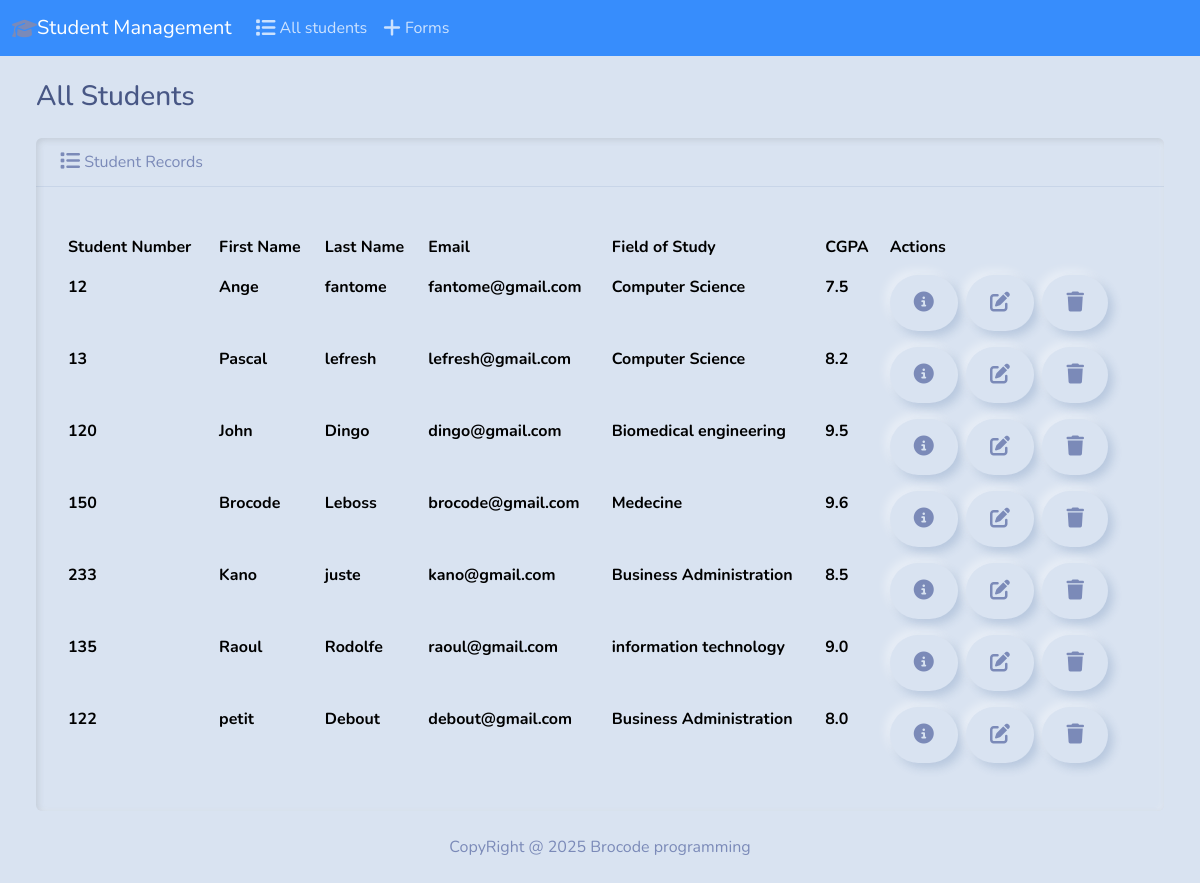
The page / on the database its author committed.
### manager/models.py (models this page shows, shortened)
class Students(models.Model):
    student_number = models.PositiveIntegerField()
    first_name = models.CharField(max_length=50)
    last_name = models.CharField(max_length=50)
    email = models.EmailField()
    field_of_study = models.CharField(max_length=50)
    cgpa = models.FloatField()

### manager/views.py (the view)
# urls.py: path('', views.main, name='index'),
def main(request):
    return render(request, 'students/index.html',{
        'students': Students.objects.all()
    })

### manager/templates/students/index.html (shortened to what this page needs)
{% extends "students/base.html" %}
{% block body %}
<div class="app">
  <h3 class="m-4">All Students</h3>
  <div class="row">
      <div class="col-12">
          {% if students %}
          <div class="card border-secondary ms-4 me-4 mb-4">
              <div class="card-header">
                  <i class="fa-solid fa-list fa-lg"></i> Student Records
              </div>
              <div class="card-body">
                <p class="card-text">
                  <div class="table-responsible">
                      <table class="table table-hover">
                          <thead>
                            <tr>
                              <th scope="col">Student Number</th>
                              <th scope="col">First Name</th>
                              <th scope="col">Last Name</th>
                              <th scope="col">Email</th>
                              <th scope="col">Field of Study</th>
                              <th scope="col">CGPA</th>
                              <th scope="col">Actions</th>
                            </tr>
                          </thead>
                          <tbody>
                              {% for student in students %}
                              <tr>
                                  <th>{{ student.student_number}}</th>
                                  <th>{{ student.first_name}}</th>
                                  <th>{{ student.last_name}}</th>
                                  <th>{{ student.email}}</th>
                                  <th>{{ student.field_of_study}}</th>
                                  <th>{{ student.cgpa}}</th>
                                  <th>
                                      <button type="button"
                                       class="btn btn-success me-1"
                                       href="{% url "student_details" student.id %}"
                                       data-bs-toggle="modal"
                                       data-bs-target="#myModal{{student.id}}"
                                      >
                                      <i class="fa-solid fa-circle-info fa-lg"></i>
                                      </button>
                                      <a class="btn btn-warning me-1"
                                      href="{% url "edit_student" student.id %}">
                                      <i class="fa-solid fa-pen-to-square fa-lg"></i>
                                    </a>
                                    <button type="button"
                                       class="btn btn-danger me-1"
                                       data-bs-toggle="modal"
                                       data-bs-target="#delete{{student.id}}"
                                      >
                                      <i class="fa-solid fa-trash fa-lg"></i>
                                      </button>
                                  </th>
                              </tr>
                              {% endfor %}
                          </tbody>
                        </table>
                  </div>
                </p>
              </div>
            </div>
           {% else %}
           <h3 class="">No Student Records</h3>
           {% endif  %}
          </div>
</div>
</div>{% endblock body %}

### manager/templates/students/base.html (shortened to what this page needs)
{% load static %}
<!DOCTYPE html>
<html lang="en">
<head>
    <link rel="stylesheet" href="https://cdnjs.cloudflare.com/ajax/libs/font-awesome/6.7.2/css/all.min.css" />
    <link href={%static "CSS/bootstrap.min.css"%} rel="stylesheet"/>
</head>
<body class="d-flex flex-column min-vh-100">
    <nav class="navbar navbar-expand-lg bg-primary" data-bs-theme="dark">
        <div class="container-fluid">
            <i class="fa-solid fa-graduation-cap fa-lg"></i>
          <a class="navbar-brand" href="{% url "index" %}"> Student Management</a>
          <div class="collapse navbar-collapse" id="navbarColor01">
            <ul class="navbar-nav me-auto">
              <li class="nav-item">
                <a class="nav-link" href="{% url "index" %}">
                    <i class="fa-solid fa-list fa-lg"></i> All students</a>
              </li>
              <li class="nav-item">
                <a class="nav-link" href="{% url "add_student" %}"> <i class="fa-solid fa-plus fa-lg"></i> Forms</a>
              </li>
            </ul>
          </div>
        </div>
      </nav>
    <div class="container-fluid">
       {% block body %}{% endblock body %}
    </div>
    <footer class="mt-auto mb-4">
     <div class="text-center">
        <spam>CopyRight @  Brocode programming</spam>
     </div>
    </footer>
</body>
</html>

### rows shown on the page
Students: student_number "12", first_name "Ange", last_name "fantome", email "fantome@gmail.com", field_of_study "Computer Science", cgpa "7.5"
Students: student_number "13", first_name "Pascal", last_name "lefresh", email "lefresh@gmail.com", field_of_study "Computer Science", cgpa "8.2"
Students: student_number "120", first_name "John", last_name "Dingo", email "dingo@gmail.com", field_of_study "Biomedical engineering", cgpa "9.5"
Students: student_number "150", first_name "Brocode", last_name "Leboss", email "brocode@gmail.com", field_of_study "Medecine", cgpa "9.6"
Students: student_number "233", first_name "Kano", last_name "juste", email "kano@gmail.com", field_of_study "Business Administration", cgpa "8.5"
Students: student_number "135", first_name "Raoul", last_name "Rodolfe", email "raoul@gmail.com", field_of_study "information technology", cgpa "9.0"
Students: student_number "122", first_name "petit", last_name "Debout", email "debout@gmail.com", field_of_study "Business Administration", cgpa "8.0"
